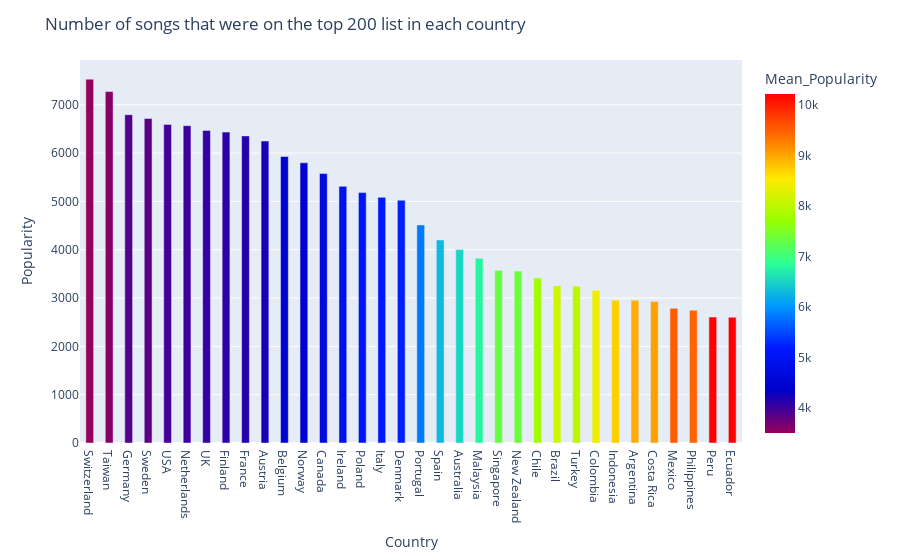

Here is the notebook cell this chart was saved with:
### Code cell
# mean to show on map3

country_list = by_country
fig = px.choropleth(country_list, locations='Country',
                        color='Mean_Popularity', # 
                        hover_name='Country', # column to add to hover information
                        color_continuous_scale=px.colors.sequential.Rainbow,
                        width=800,
                        height=800,
                        projection = 'mercator')
fig.update_layout(title='Map of countries')
fig.show()

uniq = uniq.sort_values(ascending=False, by = 'Popularity')
fig = px.bar(uniq,x=uniq.Country,
             y=uniq.Popularity,
             labels={'x':'Country',
                     'y':'The number of occurrences'},
             color = 'Mean_Popularity',            
             color_continuous_scale = px.colors.sequential.Rainbow)
fig.update_layout(title='Number of songs that were on the top 200 list in each country')
fig.update_traces(width=0.4)
fig.show()

### Figure 1 — Plotly figure (JSON) as saved in the notebook; plotly's stock layout.template omitted (floating-point values rounded to 4 significant figures)
{"data": [{"alignmentgroup": "True", "hovertemplate": "Country=%{x}<br>Popularity=%{y}<br>Mean_Popularity=%{marker.color}<extra></extra>", "legendgroup": "", "marker": {"color": [3500.0, 3586.0, 3881.0, 3837.0, 3973.0, 3994.0, 4046.0, 4100.0, 4149.0, 4202.0, 4410.0, 4450.0, 4678.0, 4912.0, 5083.0, 5145.0, 5233.0, 5820.0, 6279.0, 6515.0, 6781.0, 7329.0, 7370.0, 7804.0, 8139.0, 7991.0, 8411.0, 8715.0, 8956.0, 9039.0, 9525.0, 9460.0, 10210.0, 10220.0], "coloraxis": "coloraxis", "pattern": {"shape": ""}}, "name": "", "offsetgroup": "", "orientation": "v", "showlegend": false, "textposition": "auto", "type": "bar", "width": 0.4, "x": ["Switzerland", "Taiwan", "Germany", "Sweden", "USA", "Netherlands", "UK", "Finland", "France", "Austria", "Belgium", "Norway", "Canada", "Ireland", "Poland", "Italy", "Denmark", "Portugal", "Spain", "Australia", "Malaysia", "Singapore", "New Zealand", "Chile", "Brazil", "Turkey", "Colombia", "Indonesia", "Argentina", "Costa Rica", "Mexico", "Philippines", "Peru", "Ecuador"], "xaxis": "x", "y": [7530, 7273, 6794, 6715, 6594, 6568, 6469, 6434, 6355, 6250, 5930, 5798, 5576, 5312, 5183, 5084, 5025, 4512, 4201, 4003, 3825, 3573, 3558, 3416, 3256, 3245, 3160, 2955, 2954, 2927, 2787, 2748, 2606, 2603], "yaxis": "y"}], "layout": {"autosize": true, "barmode": "relative", "coloraxis": {"colorbar": {"title": {"text": "Mean_Popularity"}}, "colorscale": [[0, "rgb(150,0,90)"], [0.125, "rgb(0,0,200)"], [0.25, "rgb(0,25,255)"], [0.375, "rgb(0,152,255)"], [0.5, "rgb(44,255,150)"], [0.625, "rgb(151,255,0)"], [0.75, "rgb(255,234,0)"], [0.875, "rgb(255,111,0)"], [1, "rgb(255,0,0)"]]}, "legend": {"tracegroupgap": 0}, "margin": {"t": 60}, "title": {"text": "Number of songs that were on the top 200 list in each country"}, "xaxis": {"anchor": "y", "autorange": true, "domain": [0, 1], "range": [-0.5, 33.5], "title": {"text": "Country"}, "type": "category"}, "yaxis": {"anchor": "x", "autorange": true, "domain": [0, 1], "range": [0, 7926.0], "title": {"text": "Popularity"}, "type": "linear"}}}
